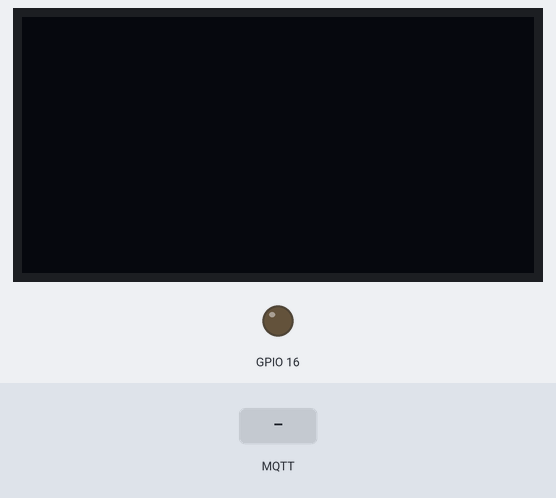
A program run on a simulated ESP32. On the bench: 128×64 one-colour display, output pins drawn as LEDs (lit = HIGH). Inputs (shaded band) come from the test bench. WiFi joins after 1.5 s; servers stay silent unless stated; random numbers use the default seed unless the program sets one; no MQTT or app messages arrive unless stated; what the program prints to the serial monitor is not drawn.

Above: at 2.7 s.
2.8 s: MQTT message "on" arrives on the first subscribed topic
At 4.0 s:
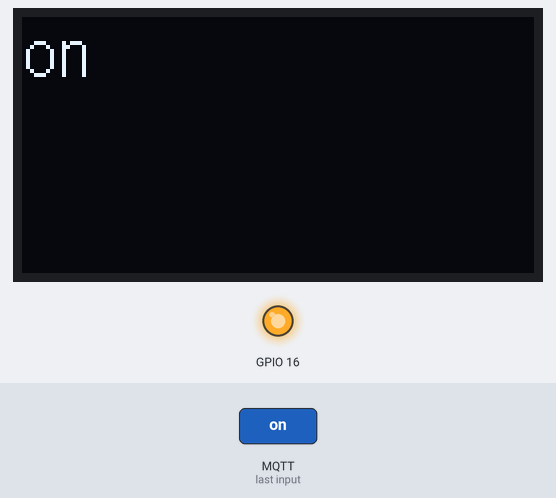
4.6 s: MQTT message "off" arrives on the first subscribed topic
At 5.2 s:
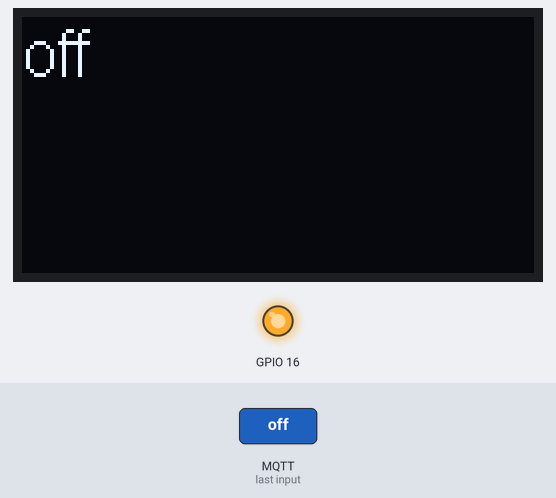
6.2 s: MQTT message "1" arrives on the first subscribed topic
At 7.7 s:
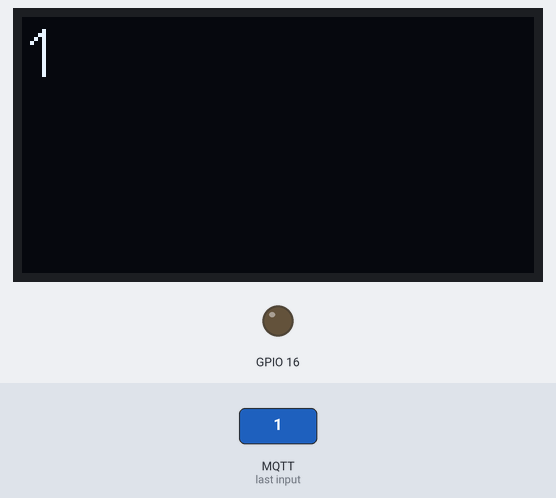
8.0 s: MQTT message "off" arrives on the second subscribed topic
At 8.22 s:
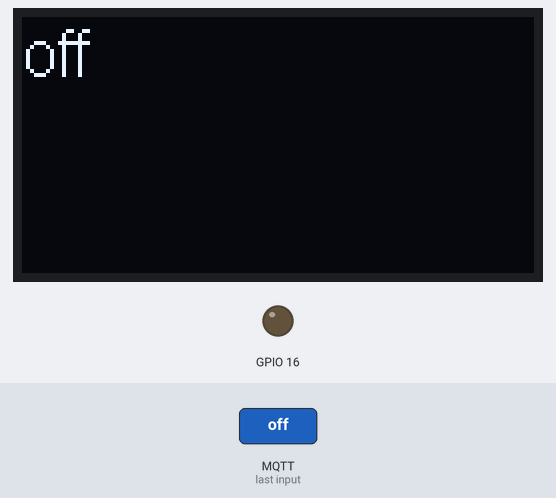
9.8 s: MQTT message "0" arrives on the second subscribed topic
At 10.4 s:
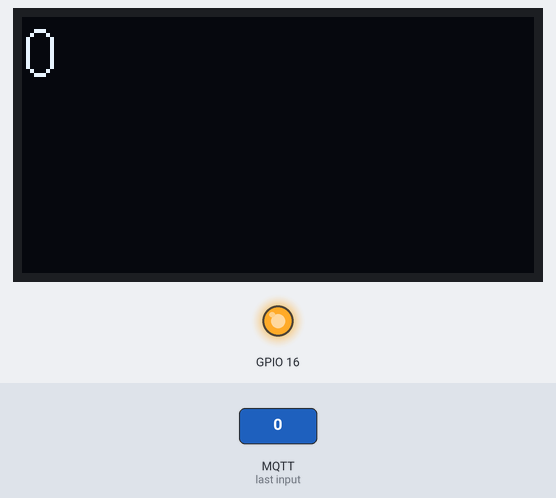
11.4 s: MQTT message "1" arrives on the second subscribed topic
At 13.0 s:
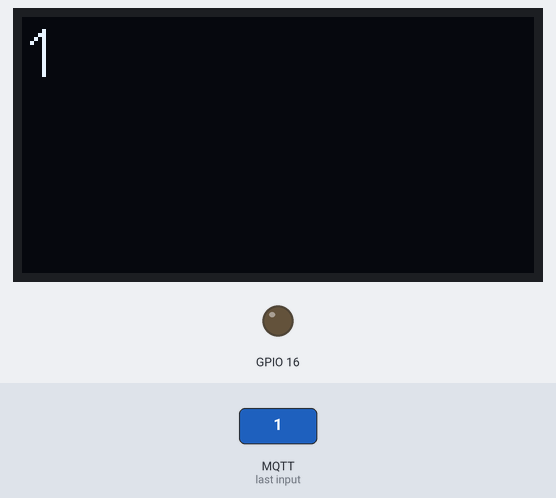
Timing chart, 0 to 14.2 s (numbered marks = the images above; inputs shaded):
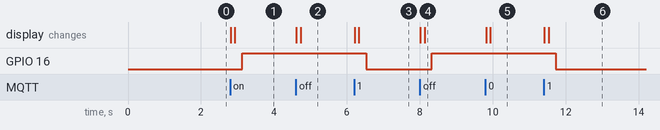

The program:

main.cpp
```cpp
#include <Arduino.h>
#include <WiFi.h>
#include <PubSubClient.h>
#include <Wire.h>             // Library to use I2C to display
#include "SSD1306Wire.h"      // Display library

SSD1306Wire  display(0x3c, 5, 4);
void show(String text){
  display.clear();
  delay(100);
  // display.flipScreenVertically();
  display.setFont(ArialMT_Plain_16);
  // clear the display
  display.setTextAlignment(TEXT_ALIGN_LEFT);
  display.drawStringMaxWidth(0, 0, 120, text);
  display.display();
  delay(200);
}
// Update these with values suitable for your network.

const char* ssid = "YourWifi";
const char* password = "Password";
const char* mqtt_server = "MQTT Server or IP";
const char* mqtt_username = "MQTTUsername";
const char* mqtt_password = "MQTTUsername";

WiFiClient espClient;
PubSubClient client(espClient);
long lastMsg = 0;
char msg[50];
int value = 0;

void setup_wifi() {

  delay(10);
  // We start by connecting to a WiFi network
  Serial.println();
  Serial.print("Connecting to ");
  Serial.println(ssid);

  WiFi.begin(ssid, password);

  while (WiFi.status() != WL_CONNECTED) {
    delay(500);
    Serial.print(".");
  }

  randomSeed(micros());

  Serial.println("");
  Serial.println("WiFi connected");
  Serial.println("IP address: ");
  Serial.println(WiFi.localIP());
}

void callback(char* topic, byte* payload, unsigned int length) {
  Serial.print("Message arrived [");
  Serial.print(topic);
  Serial.print("] ");
  //char* c;
  char* c;
   for (int i = 0; i < length; i++) {
    Serial.print((char)payload[i]);
    //c[i] = (char)payload[i];
  }
  display.init();
  c = "";
  c =(char*) payload;
  Serial.println();
  show(c);

  // Switch on the LED if an 1 was received as first character
  if ((char)payload[0] == '1') {
    digitalWrite(16, LOW);   // Turn the LED on (Note that LOW is the voltage level
    // but actually the LED is on; this is because
    // it is active low on the ESP-01)
  } else {
    digitalWrite(16, HIGH);  // Turn the LED off by making the voltage HIGH
  }
  //payload = NULL;
}

void reconnect() {
  // Loop until we're reconnected
  while (!client.connected()) {
    Serial.print("Attempting MQTT connection...");
    // Create a random client ID
    String clientId = "Client-";
    clientId += String(random(0xffff), HEX);
    // Attempt to connect
    if (client.connect(clientId.c_str(), mqtt_username, mqtt_password)) {
      Serial.println("connected");
      // Once connected, publish an announcement...
      client.publish("outTopic/1", "Connected");
      // ... and resubscribe
      client.subscribe("inTopic");
      client.subscribe("inTopic/1");
    } else {
      Serial.print("failed, rc=");
      Serial.print(client.state());
      Serial.println(" try again in 5 seconds");
      // Wait 5 seconds before retrying
      delay(5000);
    }
  }
}

void setup() {
  pinMode(16, OUTPUT);     // Initialize the BUILTIN_LED pin as an output
  Serial.begin(115200);
  setup_wifi();
  client.setServer(mqtt_server, 1883);
  client.setCallback(callback);
}

void loop() {

  if (!client.connected()) {
    reconnect();
  }
  client.loop();

  long now = millis();
    if (now - lastMsg > 2000) {
    lastMsg = now;
    ++value;
    snprintf (msg, 50, "hello world #%d", value);
    Serial.print("Publish message: ");
    Serial.println(msg);
    client.publish("outTopic/1", msg);
  }
}
```

Measured:
- after the input at 2.8 s, GPIO 16: LOW → HIGH after 0.33 s
- after the input at 4.6 s, the display: first changes at once (image 2 shows a later state)
- after the input at 6.2 s, GPIO 16: HIGH → LOW after 0.33 s; the display: first changes at once (image 3 shows a later state)
- after the input at 8.0 s, GPIO 16: LOW → HIGH after 0.33 s; the display: first changes at once (image 4 shows a later state)
- after the input at 9.8 s, the display: first changes at once (image 5 shows a later state)
- after the input at 11.4 s, GPIO 16: HIGH → LOW after 0.33 s; the display: first changes at once (image 6 shows a later state)
